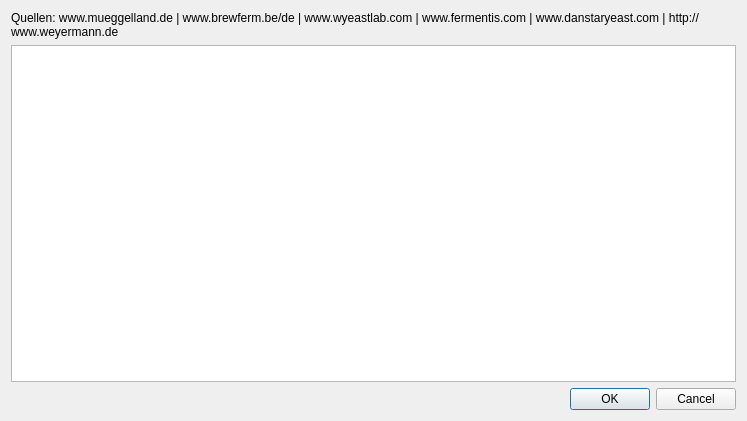
<?xml version="1.0" encoding="UTF-8"?>
<ui version="4.0">
 <class>GetRohstoffVorlage</class>
 <widget class="QDialog" name="GetRohstoffVorlage">
  <property name="geometry">
   <rect>
    <x>0</x>
    <y>0</y>
    <width>747</width>
    <height>421</height>
   </rect>
  </property>
  <property name="windowTitle">
   <string>Auswahl Rohstoffvorlage</string>
  </property>
  <layout class="QVBoxLayout" name="verticalLayout">
   <item>
    <widget class="QLabel" name="label">
     <property name="text">
      <string>Quellen: www.mueggelland.de | www.brewferm.be/de | www.wyeastlab.com | www.fermentis.com | www.danstaryeast.com | http://www.weyermann.de</string>
     </property>
     <property name="wordWrap">
      <bool>true</bool>
     </property>
    </widget>
   </item>
   <item>
    <widget class="QTableView" name="tableView">
     <property name="selectionMode">
      <enum>QAbstractItemView::SingleSelection</enum>
     </property>
     <property name="selectionBehavior">
      <enum>QAbstractItemView::SelectRows</enum>
     </property>
     <attribute name="horizontalHeaderStretchLastSection">
      <bool>false</bool>
     </attribute>
    </widget>
   </item>
   <item>
    <widget class="QDialogButtonBox" name="buttonBox">
     <property name="orientation">
      <enum>Qt::Horizontal</enum>
     </property>
     <property name="standardButtons">
      <set>QDialogButtonBox::Cancel|QDialogButtonBox::Ok</set>
     </property>
    </widget>
   </item>
  </layout>
 </widget>
 <resources/>
 <connections>
  <connection>
   <sender>buttonBox</sender>
   <signal>accepted()</signal>
   <receiver>GetRohstoffVorlage</receiver>
   <slot>accept()</slot>
   <hints>
    <hint type="sourcelabel">
     <x>248</x>
     <y>254</y>
    </hint>
    <hint type="destinationlabel">
     <x>157</x>
     <y>274</y>
    </hint>
   </hints>
  </connection>
  <connection>
   <sender>buttonBox</sender>
   <signal>rejected()</signal>
   <receiver>GetRohstoffVorlage</receiver>
   <slot>reject()</slot>
   <hints>
    <hint type="sourcelabel">
     <x>316</x>
     <y>260</y>
    </hint>
    <hint type="destinationlabel">
     <x>286</x>
     <y>274</y>
    </hint>
   </hints>
  </connection>
 </connections>
</ui>
